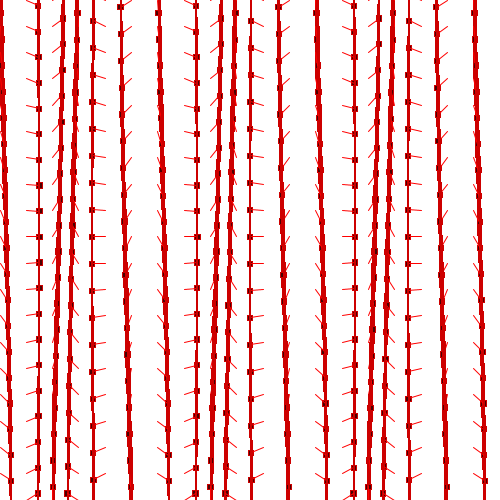
Frame 1 (no input)
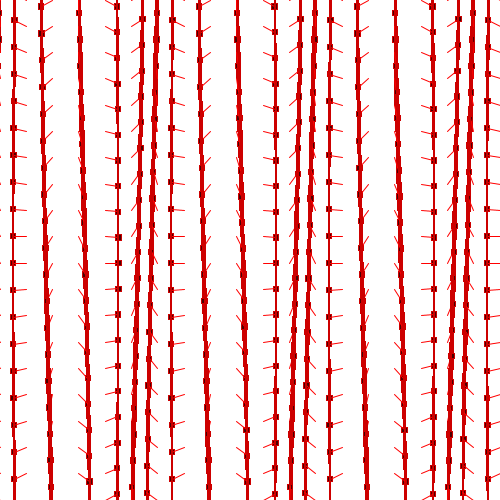
Frame 60 (the mouse pressed at the canvas centre just before this capture)
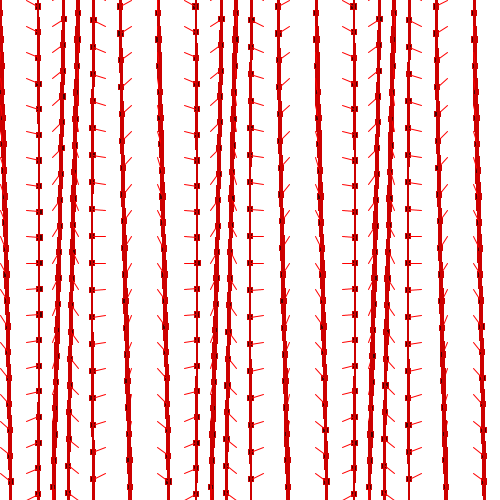
Frame 120 (the mouse held since frame 60 and released just before this capture)

The Processing sketch that drew these frames (run headless with seeded random() and noise(); from frame 60 on, the mouse is pressed at the canvas centre):

// Processing sketch: processing_151132
// ── processing_151132.pde

/*
 * Creative Coding
 * Week 2, 05 - Moving Patterns 1
 * by Indae Hwang and Jon McCormack
 * Copyright (c) 2014 Monash University
 * 
 * Modified by Jason Prine June 10, 2014 to include:
 **** keyboard colour mixer; q/w for R, a/s for G, z/x for B
 **** mouse scroll wheel simulates a zoom in and out effect
 *
 *
 * 
 */

// variable used to store the current frame rate value
int frame_rate_value;

// variables for colour mixer
  float strokeValueR = 255;
  float strokeValueG = 0;
  float strokeValueB = 0;

// variable to track mouse scroll value
  float mouseFactor = 1;  

void setup() {
  

  size(500, 500);

  frame_rate_value = 60;
  frameRate(frame_rate_value);
  rectMode(CENTER);
  background(255);
}


void draw() {

  background(255);

  int num = 20;
  int margin = 0;
  float gutter = 0; //distance between each cell
  float cellsize = ( width - (2 * margin) - gutter * (num - 1) ) / (num - 1);

  int circleNumber = 0; // counter
  
  for (int i=0; i<num; i++) {
    for (int j=0; j<num; j++) {
      circleNumber = (i * num) + j; // different way to calculate the circle number from w2_04

      float tx = margin + cellsize * i + gutter * i;
      float ty = margin + cellsize * j + gutter * j;

      movingCircle(tx*mouseFactor, ty*mouseFactor, cellsize*mouseFactor,circleNumber);
      println("R:",strokeValueR,"G:",strokeValueG,"B:", strokeValueB,"Scroll:",mouseFactor); //debugging
    }
  }
} //end of draw 


void movingCircle(float x, float y, float size, int circleNum) {

  float finalAngle;
  finalAngle = frameCount + circleNum;

  //the rotating angle for each tempX and tempY postion is affected by frameRate and angle;  
  float tempX = x + (size / 2) * sin(PI / frame_rate_value * finalAngle);
  float tempY = y + (size / 2) * cos(PI / frame_rate_value * finalAngle);

  stroke(strokeValueR-50,strokeValueG-50,strokeValueB-50);
  fill(strokeValueR-180,strokeValueG-180,strokeValueB-180);
  rect(tempX, tempY, size/5, size/5);
  rect(tempX, tempY, 1, size*5);
  //stroke(strokeValueR,strokeValueG,strokeValueB);
  noFill();
  stroke(strokeValueR,strokeValueG,strokeValueB);
  line(x, y, tempX, tempY);
}


/*
 * keyReleased function
 *
 * called automatically by Processing when a keyboard key is released
 */
void keyReleased() {
  
  int increment = 20;

  ///colour mixer added by JP
  if (key  == 'q') {
      strokeValueR = strokeValueR + increment;
    } 
    
  if (key == 'w') {
      strokeValueR = strokeValueR - increment;
    } 
    
  if (key == 'a') {
      strokeValueG = strokeValueG + increment;
    } 
    
  if (key == 's') {
      strokeValueG = strokeValueG - increment;
    } 
    
  if (key == 'z') {
      strokeValueB = strokeValueB + increment;
    } 
    
  if (key == 'x') {
      strokeValueB = strokeValueB - increment;
    }

 // ensure backgroundValue is constrianed between 0 and 255
  strokeValueR = constrain(strokeValueR,0,255);
  strokeValueG = constrain(strokeValueG,0,255);
  strokeValueB = constrain(strokeValueB,0,255);
}

void mouseWheel(MouseEvent event) {
  mouseFactor = constrain(mouseFactor + event.getCount(),1,4);
  println(mouseFactor);
}
